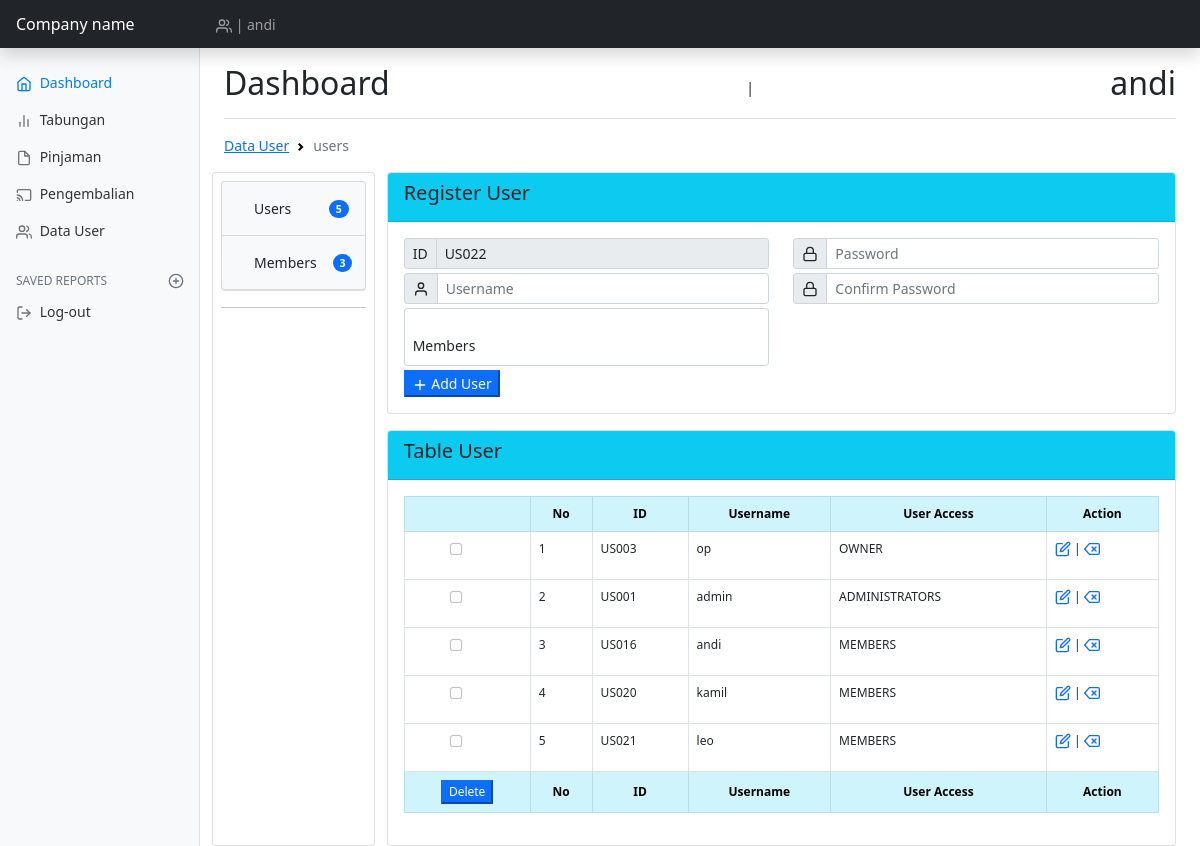
Screenshot of /views/index.php?page=data_user (signed in) with the database file from the repository.
### tables this page shows
CREATE TABLE `tb_rols` (
  `id_rolsuser` char(5) NOT NULL,
  `id_level_user` char(5) NOT NULL,
  `id_user` char(5) NOT NULL
);

CREATE TABLE `tb_user` (
  `id_user` char(5) NOT NULL,
  `user` varchar(10) NOT NULL,
  `pass` varchar(225) NOT NULL,
  `confirm_pass` varchar(225) NOT NULL
);

CREATE TABLE `tb_level_user` (
  `id_level_user` char(5) NOT NULL,
  `name_level` varchar(15) NOT NULL
);

### views/admin/us/ambil_code.php (called while the page is built, shortened)
<?php
$query = "SELECT max(id_user) as maxKode FROM tb_user";
$hasil = mysqli_query($koneksi,$query);
$data = mysqli_fetch_array($hasil);
$kodeUser = $data['maxKode'];
$noUrut = (int) substr($kodeUser, 2, 3);
$noUrut++;
$char = "US";
$kodeUser = $char . sprintf("%03s", $noUrut);
?>

### views/admin/us/users.php (the view, shortened to what this page needs)
<?php require_once('ambil_code.php'); ?>
	<div class="row">
		<div class="col-sm-12">
			<div class="card mb-3">
			<div class="card-header bg-info">
				<h5 class="card-title">Register User</h5>
			</div>
			<div class="card-body">
				<div class="row">
					<div class="col-sm-12">
					<form action="" method="post">
						<div class="row">
							<div class="col-sm-6">
								<div class="input-group input-group-sm mb-1">
								  <span class="input-group-text">ID</span>
								  <input type="text" class="form-control" name="id_user" readonly value="<?= $kodeUser; ?>">
								</div>
								<div class="input-group input-group-sm mb-1">
								  <span class="input-group-text"><span data-feather="user"></span></span>
								  <input type="text" class="form-control" name="user" required placeholder="Username" autofocus>
								</div>
								<div class="input-group input-group-sm mb-1 form-floating">
								  <select class="js-example-basic-single form-control" name="rols" id="floatingSelect" required aria-label="Floating label select example">
								  	<option value="LV03">Members</option>
								  </select>
								</div>
							</div>
							<div class="col-sm-6">
								<div class="input-group input-group-sm mb-1">
								  <span class="input-group-text" id="inputGroup-sizing-sm"><span data-feather="lock"></span></span>
								  <input type="password" class="form-control" name="pass" required placeholder="Password">
								</div>
								<div class="input-group input-group-sm mb-1">
								  <span class="input-group-text" id="inputGroup-sizing-sm"><span data-feather="lock"></span></span>
								  <input type="password" class="form-control" name="confirm_pass" required placeholder="Confirm Password">
								</div>
							</div>
						</div>
						<button type="submit" name="add" class="btn-md btn-primary"><span data-feather="plus"></span> Add User</button>
					</div>
				</div>
			</div>
		</div>
		</div>
		<div class="col-sm-12">
			<div class="card">
				<div class="card-header bg-info">
					<h5 class="card-title">Table User</h5>
				</div>
				<div class="card-body">
					<form action="" method="post">
					<div class="table-responsive">
						<table id="example" class="display table table-bordered" style="width:100%; font-size: 12px;">
					        <thead class="text-center table-info">
					            <tr>
					            	<th></th>
					            	<th>No</th>
					                <th>ID</th>
					                <th>Username</th>
					                <th>User Access</th>
					                <th>Action</th>
					            </tr>
					        </thead>
					        <tbody>
					        	<?php
					        	$no=1;
					        	$sql = mysqli_query($koneksi, "select * from tb_user x inner join tb_rols y on y.id_user = x.id_user inner join tb_level_user z on z.id_level_user = y.id_level_user");
					        	while ($data = mysqli_fetch_array($sql)) {
					        		echo "<tr>";?>
					        				<td class="text-center">
					        					<div class="form-check form-check-inline">
												  <input class="form-check-input" type="checkbox" name="checkin[]" value="<?= $data['id_user']; ?>">
												</div>
					        				</td>
					        				<?= "<td>".$no++."</td>
							                <td>".$data['id_user']."</td>
							                <td>".$data['user']."</td>
							                <td>".$data['name_level']."</td>"; ?>
							                <td><a href="?us=update_user&edit=<?= $data['id_user']; ?>"><span data-feather='edit'></span></a> | <a href='?us=users&delete=<?= $data['id_user'] ?>' onclick="return confirm('Yakin mau di hapus?')"><span data-feather='delete'></span></a></td>
							            <?php "</tr>";
					        	}
					        	?>
					        </tbody>
					        <tfoot class="text-center table-info">
					            <tr>
					            	<th>
					            		<div class="form-group">
											<button class="btn-md btn-primary" type="submit" name="selectdel" onclick="return confirm('Data yang anda pilih akan terhapus secara permanen, Harap periksa kembali!!! Jika benar klik tombol OK')">Delete</button>
										</div>
					            	</th>
					            	<th>No</th>
					                <th>ID</th>
					                <th>Username</th>
					                <th>User Access</th>
					                <th>Action</th>
					            </tr>
					        </tfoot>
					    </table>
					</div>
					</form>
				</div>
			</div>
		</div>
	</div>

### rows the page displays
tb_rols: id_user "US003", id_user.user "op", id_level_user.name_level "OWNER"
tb_rols: id_user "US001", id_user.user "admin", id_level_user.name_level "ADMINISTRATORS"
tb_rols: id_user "US016", id_user.user "andi", id_level_user.name_level "MEMBERS"
tb_rols: id_user "US020", id_user.user "kamil", id_level_user.name_level "MEMBERS"
tb_rols: id_user "US021", id_user.user "leo", id_level_user.name_level "MEMBERS"

### other values shown
$_SESSION['user'] "andi"
$data['id'] "5"
$data['id'] "3"
